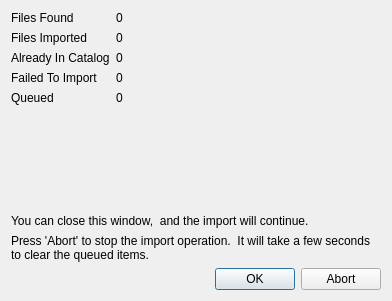
<?xml version="1.0" encoding="UTF-8"?>
<ui version="4.0">
 <class>ImportFileDialog</class>
 <widget class="QDialog" name="ImportFileDialog">
  <property name="geometry">
   <rect>
    <x>0</x>
    <y>0</y>
    <width>392</width>
    <height>301</height>
   </rect>
  </property>
  <property name="windowTitle">
   <string>Dialog</string>
  </property>
  <layout class="QGridLayout" name="gridLayout">
   <item row="7" column="3" rowspan="2" colspan="2">
    <widget class="QLabel" name="label_6">
     <property name="text">
      <string>Press 'Abort' to stop the import operation.  It will take a few seconds to clear the queued items.</string>
     </property>
     <property name="wordWrap">
      <bool>true</bool>
     </property>
    </widget>
   </item>
   <item row="1" column="3">
    <widget class="QLabel" name="label_4">
     <property name="text">
      <string>Files Imported</string>
     </property>
    </widget>
   </item>
   <item row="2" column="3">
    <widget class="QLabel" name="label_5">
     <property name="text">
      <string>Already In Catalog</string>
     </property>
    </widget>
   </item>
   <item row="6" column="3" colspan="2">
    <widget class="QLabel" name="label_2">
     <property name="text">
      <string>You can close this window,  and the import will continue.</string>
     </property>
    </widget>
   </item>
   <item row="1" column="4">
    <widget class="QLabel" name="filesImportedLabel">
     <property name="text">
      <string>0</string>
     </property>
    </widget>
   </item>
   <item row="3" column="4">
    <widget class="QLabel" name="filesFailedLabel">
     <property name="text">
      <string>0</string>
     </property>
    </widget>
   </item>
   <item row="0" column="4">
    <widget class="QLabel" name="filesFoundLabel">
     <property name="text">
      <string>0</string>
     </property>
    </widget>
   </item>
   <item row="4" column="4">
    <widget class="QLabel" name="queueSizeLabel">
     <property name="text">
      <string>0</string>
     </property>
    </widget>
   </item>
   <item row="0" column="3">
    <widget class="QLabel" name="label_3">
     <property name="text">
      <string>Files Found</string>
     </property>
    </widget>
   </item>
   <item row="3" column="3">
    <widget class="QLabel" name="label_7">
     <property name="text">
      <string>Failed To Import</string>
     </property>
    </widget>
   </item>
   <item row="10" column="4">
    <widget class="QDialogButtonBox" name="buttonBox">
     <property name="orientation">
      <enum>Qt::Horizontal</enum>
     </property>
     <property name="standardButtons">
      <set>QDialogButtonBox::Abort|QDialogButtonBox::Ok</set>
     </property>
    </widget>
   </item>
   <item row="2" column="4">
    <widget class="QLabel" name="filesInCatalogLabel">
     <property name="text">
      <string>0</string>
     </property>
    </widget>
   </item>
   <item row="4" column="3">
    <widget class="QLabel" name="label">
     <property name="text">
      <string>Queued</string>
     </property>
    </widget>
   </item>
   <item row="5" column="3">
    <spacer name="verticalSpacer">
     <property name="orientation">
      <enum>Qt::Vertical</enum>
     </property>
     <property name="sizeHint" stdset="0">
      <size>
       <width>20</width>
       <height>40</height>
      </size>
     </property>
    </spacer>
   </item>
  </layout>
 </widget>
 <resources/>
 <connections>
  <connection>
   <sender>buttonBox</sender>
   <signal>accepted()</signal>
   <receiver>ImportFileDialog</receiver>
   <slot>accept()</slot>
   <hints>
    <hint type="sourcelabel">
     <x>248</x>
     <y>254</y>
    </hint>
    <hint type="destinationlabel">
     <x>157</x>
     <y>274</y>
    </hint>
   </hints>
  </connection>
  <connection>
   <sender>buttonBox</sender>
   <signal>rejected()</signal>
   <receiver>ImportFileDialog</receiver>
   <slot>reject()</slot>
   <hints>
    <hint type="sourcelabel">
     <x>316</x>
     <y>260</y>
    </hint>
    <hint type="destinationlabel">
     <x>286</x>
     <y>274</y>
    </hint>
   </hints>
  </connection>
 </connections>
</ui>
